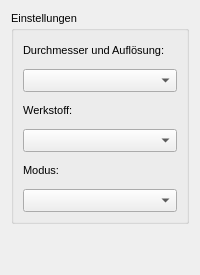
       <widget class="QWidget" name="page_6">
        <layout class="QGridLayout" name="gridLayout">
         <item row="2" column="0">
          <widget class="QGroupBox" name="groupBox_30">
           <property name="sizePolicy">
            <sizepolicy hsizetype="Preferred" vsizetype="Fixed">
             <horstretch>0</horstretch>
             <verstretch>0</verstretch>
            </sizepolicy>
           </property>
           <property name="font">
            <font>
             <pointsize>8</pointsize>
             <weight>50</weight>
             <bold>false</bold>
            </font>
           </property>
           <property name="title">
            <string>Einstellungen</string>
           </property>
           <layout class="QGridLayout" name="gridLayout_63">
            <property name="topMargin">
             <number>9</number>
            </property>
            <item row="0" column="0">
             <layout class="QVBoxLayout" name="verticalLayout">
              <property name="spacing">
               <number>12</number>
              </property>
              <property name="sizeConstraint">
               <enum>QLayout::SetNoConstraint</enum>
              </property>
              <property name="topMargin">
               <number>5</number>
              </property>
              <item>
               <widget class="QLabel" name="label_7">
                <property name="sizePolicy">
                 <sizepolicy hsizetype="Preferred" vsizetype="Fixed">
                  <horstretch>0</horstretch>
                  <verstretch>1</verstretch>
                 </sizepolicy>
                </property>
                <property name="font">
                 <font>
                  <pointsize>8</pointsize>
                  <weight>50</weight>
                  <bold>false</bold>
                 </font>
                </property>
                <property name="text">
                 <string>&lt;html&gt;&lt;head/&gt;&lt;body&gt;&lt;p&gt;Durchmesser und Auflösung:&lt;/p&gt;&lt;/body&gt;&lt;/html&gt;</string>
                </property>
               </widget>
              </item>
              <item>
               <widget class="QComboBox" name="durchmesser_aufloesung">
                <property name="sizePolicy">
                 <sizepolicy hsizetype="Preferred" vsizetype="Fixed">
                  <horstretch>0</horstretch>
                  <verstretch>0</verstretch>
                 </sizepolicy>
                </property>
                <property name="font">
                 <font>
                  <pointsize>10</pointsize>
                 </font>
                </property>
               </widget>
              </item>
              <item>
               <widget class="QLabel" name="label_9">
                <property name="sizePolicy">
                 <sizepolicy hsizetype="Preferred" vsizetype="Fixed">
                  <horstretch>0</horstretch>
                  <verstretch>1</verstretch>
                 </sizepolicy>
                </property>
                <property name="font">
                 <font>
                  <pointsize>8</pointsize>
                  <weight>50</weight>
                  <bold>false</bold>
                 </font>
                </property>
                <property name="text">
                 <string>&lt;html&gt;&lt;head/&gt;&lt;body&gt;&lt;p&gt;&lt;a name=&quot;dictEntry10000272181&quot;/&gt;Werkstoff:&lt;/p&gt;&lt;/body&gt;&lt;/html&gt;</string>
                </property>
               </widget>
              </item>
              <item>
               <widget class="QComboBox" name="werkstoff">
                <property name="sizePolicy">
                 <sizepolicy hsizetype="Preferred" vsizetype="Fixed">
                  <horstretch>0</horstretch>
                  <verstretch>0</verstretch>
                 </sizepolicy>
                </property>
                <property name="font">
                 <font>
                  <pointsize>10</pointsize>
                 </font>
                </property>
               </widget>
              </item>
              <item>
               <widget class="QLabel" name="label_10">
                <property name="sizePolicy">
                 <sizepolicy hsizetype="Preferred" vsizetype="Fixed">
                  <horstretch>0</horstretch>
                  <verstretch>1</verstretch>
                 </sizepolicy>
                </property>
                <property name="font">
                 <font>
                  <pointsize>8</pointsize>
                  <weight>50</weight>
                  <bold>false</bold>
                 </font>
                </property>
                <property name="text">
                 <string>&lt;html&gt;&lt;head/&gt;&lt;body&gt;&lt;p&gt;Modus:&lt;/p&gt;&lt;/body&gt;&lt;/html&gt;</string>
                </property>
               </widget>
              </item>
              <item>
               <widget class="QComboBox" name="modus">
                <property name="sizePolicy">
                 <sizepolicy hsizetype="Preferred" vsizetype="Fixed">
                  <horstretch>0</horstretch>
                  <verstretch>0</verstretch>
                 </sizepolicy>
                </property>
                <property name="font">
                 <font>
                  <pointsize>10</pointsize>
                 </font>
                </property>
                <item>
                 <property name="text">
                  <string/>
                 </property>
                </item>
                <item>
                 <property name="text">
                  <string>Standard</string>
                 </property>
                </item>
                <item>
                 <property name="text">
                  <string>Fast</string>
                 </property>
                </item>
               </widget>
              </item>
             </layout>
            </item>
           </layout>
          </widget>
         </item>
         <item row="3" column="0">
          <spacer name="verticalSpacer">
           <property name="orientation">
            <enum>Qt::Vertical</enum>
           </property>
           <property name="sizeHint" stdset="0">
            <size>
             <width>20</width>
             <height>40</height>
            </size>
           </property>
          </spacer>
         </item>
        </layout>
       </widget>
